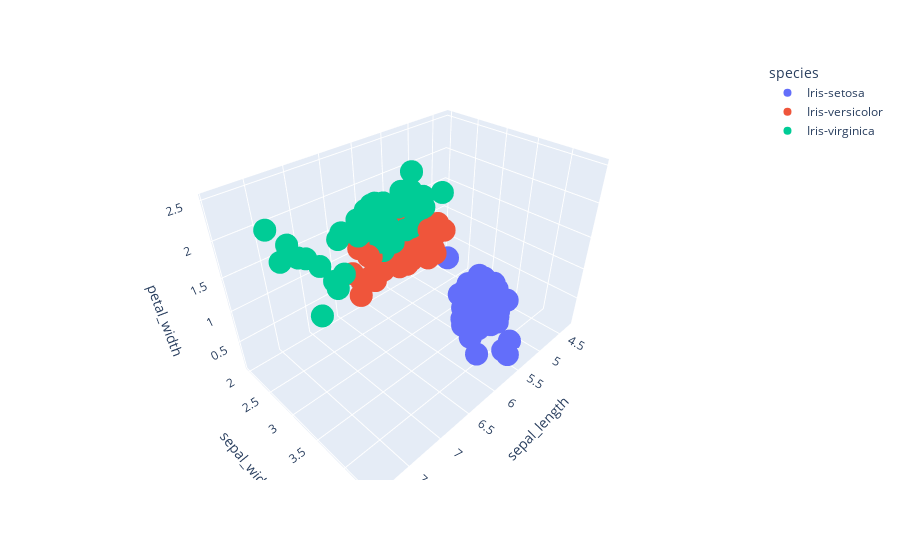

This figure's notebook cell:
### Code cell
# 3D Scatter Plot using Plotly
import plotly.express as px
fig = px.scatter_3d(iris, x='sepal_length', y='sepal_width', z='petal_width',color='species')
fig.show()

### Figure 1 — Plotly figure (JSON) as saved in the notebook; plotly's stock layout.template omitted (floating-point values rounded to 4 significant figures)
{"data": [{"hovertemplate": "species=Iris-setosa<br>sepal_length=%{x}<br>sepal_width=%{y}<br>petal_width=%{z}<extra></extra>", "legendgroup": "Iris-setosa", "marker": {"color": "#636efa", "symbol": "circle"}, "mode": "markers", "name": "Iris-setosa", "scene": "scene", "showlegend": true, "type": "scatter3d", "x": [5.1, 4.9, 4.7, 4.6, 5, 5.4, 4.6, 5, 4.4, 4.9, 5.4, 4.8, 4.8, 4.3, 5.8, 5.7, 5.4, 5.1, 5.7, 5.1, 5.4, 5.1, 4.6, 5.1, 4.8, 5, 5, 5.2, 5.2, 4.7, 4.8, 5.4, 5.2, 5.5, 4.9, 5, 5.5, 4.9, 4.4, 5.1, 5, 4.5, 4.4, 5, 5.1, 4.8, 5.1, 4.6, 5.3, 5], "y": [3.5, 3, 3.2, 3.1, 3.6, 3.9, 3.4, 3.4, 2.9, 3.1, 3.7, 3.4, 3, 3, 4, 4.4, 3.9, 3.5, 3.8, 3.8, 3.4, 3.7, 3.6, 3.3, 3.4, 3, 3.4, 3.5, 3.4, 3.2, 3.1, 3.4, 4.1, 4.2, 3.1, 3.2, 3.5, 3.1, 3, 3.4, 3.5, 2.3, 3.2, 3.5, 3.8, 3, 3.8, 3.2, 3.7, 3.3], "z": [0.2, 0.2, 0.2, 0.2, 0.2, 0.4, 0.3, 0.2, 0.2, 0.1, 0.2, 0.2, 0.1, 0.1, 0.2, 0.4, 0.4, 0.3, 0.3, 0.3, 0.2, 0.4, 0.2, 0.5, 0.2, 0.2, 0.4, 0.2, 0.2, 0.2, 0.2, 0.4, 0.1, 0.2, 0.1, 0.2, 0.2, 0.1, 0.2, 0.2, 0.3, 0.3, 0.2, 0.6, 0.4, 0.3, 0.2, 0.2, 0.2, 0.2]}, {"hovertemplate": "species=Iris-versicolor<br>sepal_length=%{x}<br>sepal_width=%{y}<br>petal_width=%{z}<extra></extra>", "legendgroup": "Iris-versicolor", "marker": {"color": "#EF553B", "symbol": "circle"}, "mode": "markers", "name": "Iris-versicolor", "scene": "scene", "showlegend": true, "type": "scatter3d", "x": [7, 6.4, 6.9, 5.5, 6.5, 5.7, 6.3, 4.9, 6.6, 5.2, 5, 5.9, 6, 6.1, 5.6, 6.7, 5.6, 5.8, 6.2, 5.6, 5.9, 6.1, 6.3, 6.1, 6.4, 6.6, 6.8, 6.7, 6, 5.7, 5.5, 5.5, 5.8, 6, 5.4, 6, 6.7, 6.3, 5.6, 5.5, 5.5, 6.1, 5.8, 5, 5.6, 5.7, 5.7, 6.2, 5.1, 5.7], "y": [3.2, 3.2, 3.1, 2.3, 2.8, 2.8, 3.3, 2.4, 2.9, 2.7, 2, 3, 2.2, 2.9, 2.9, 3.1, 3, 2.7, 2.2, 2.5, 3.2, 2.8, 2.5, 2.8, 2.9, 3, 2.8, 3, 2.9, 2.6, 2.4, 2.4, 2.7, 2.7, 3, 3.4, 3.1, 2.3, 3, 2.5, 2.6, 3, 2.6, 2.3, 2.7, 3, 2.9, 2.9, 2.5, 2.8], "z": [1.4, 1.5, 1.5, 1.3, 1.5, 1.3, 1.6, 1, 1.3, 1.4, 1, 1.5, 1, 1.4, 1.3, 1.4, 1.5, 1, 1.5, 1.1, 1.8, 1.3, 1.5, 1.2, 1.3, 1.4, 1.4, 1.7, 1.5, 1, 1.1, 1, 1.2, 1.6, 1.5, 1.6, 1.5, 1.3, 1.3, 1.3, 1.2, 1.4, 1.2, 1, 1.3, 1.2, 1.3, 1.3, 1.1, 1.3]}, {"hovertemplate": "species=Iris-virginica<br>sepal_length=%{x}<br>sepal_width=%{y}<br>petal_width=%{z}<extra></extra>", "legendgroup": "Iris-virginica", "marker": {"color": "#00cc96", "symbol": "circle"}, "mode": "markers", "name": "Iris-virginica", "scene": "scene", "showlegend": true, "type": "scatter3d", "x": [6.3, 5.8, 7.1, 6.3, 6.5, 7.6, 4.9, 7.3, 6.7, 7.2, 6.5, 6.4, 6.8, 5.7, 5.8, 6.4, 6.5, 7.7, 7.7, 6, 6.9, 5.6, 7.7, 6.3, 6.7, 7.2, 6.2, 6.1, 6.4, 7.2, 7.4, 7.9, 6.4, 6.3, 6.1, 7.7, 6.3, 6.4, 6, 6.9, 6.7, 6.9, 5.8, 6.8, 6.7, 6.7, 6.3, 6.5, 6.2, 5.9], "y": [3.3, 2.7, 3, 2.9, 3, 3, 2.5, 2.9, 2.5, 3.6, 3.2, 2.7, 3, 2.5, 2.8, 3.2, 3, 3.8, 2.6, 2.2, 3.2, 2.8, 2.8, 2.7, 3.3, 3.2, 2.8, 3, 2.8, 3, 2.8, 3.8, 2.8, 2.8, 2.6, 3, 3.4, 3.1, 3, 3.1, 3.1, 3.1, 2.7, 3.2, 3.3, 3, 2.5, 3, 3.4, 3], "z": [2.5, 1.9, 2.1, 1.8, 2.2, 2.1, 1.7, 1.8, 1.8, 2.5, 2, 1.9, 2.1, 2, 2.4, 2.3, 1.8, 2.2, 2.3, 1.5, 2.3, 2, 2, 1.8, 2.1, 1.8, 1.8, 1.8, 2.1, 1.6, 1.9, 2, 2.2, 1.5, 1.4, 2.3, 2.4, 1.8, 1.8, 2.1, 2.4, 2.3, 1.9, 2.3, 2.5, 2.3, 1.9, 2, 2.3, 1.8]}], "layout": {"legend": {"title": {"text": "species"}, "tracegroupgap": 0}, "margin": {"t": 60}, "scene": {"domain": {"x": [0, 1], "y": [0, 1]}, "xaxis": {"title": {"text": "sepal_length"}}, "yaxis": {"title": {"text": "sepal_width"}}, "zaxis": {"title": {"text": "petal_width"}}}}}
